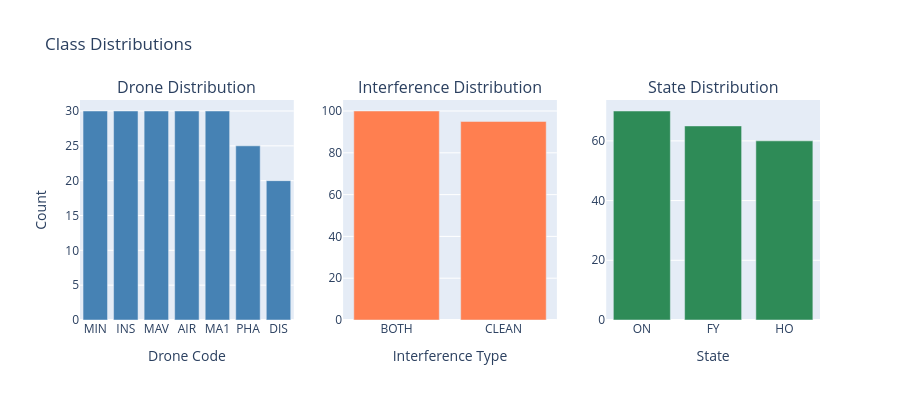

Source (notebook cell):
### Markdown cell above
### 3.1 Class Distributions

### Code cell
fig = make_subplots(
    rows=1, cols=3,
    subplot_titles=('Drone Distribution', 'Interference Distribution', 'State Distribution')
)

fig.add_trace(
    go.Bar(x=drone_counts.index, y=drone_counts.values, name='Drone', marker_color='steelblue'),
    row=1, col=1
)
fig.add_trace(
    go.Bar(x=interference_counts.index, y=interference_counts.values, name='Interference', marker_color='coral'),
    row=1, col=2
)
fig.add_trace(
    go.Bar(x=state_counts.index, y=state_counts.values, name='State', marker_color='seagreen'),
    row=1, col=3
)

fig.update_xaxes(title_text="Drone Code", row=1, col=1)
fig.update_xaxes(title_text="Interference Type", row=1, col=2)
fig.update_xaxes(title_text="State", row=1, col=3)
fig.update_yaxes(title_text="Count", row=1, col=1)

fig.update_layout(title="Class Distributions", height=400, showlegend=False)
save_figure(fig)
fig.show()

### Figure 1 — Plotly figure (JSON) as saved in the notebook; plotly's stock layout.template omitted (floating-point values rounded to 4 significant figures)
{"data": [{"marker": {"color": "steelblue"}, "name": "Drone", "type": "bar", "x": ["MIN", "INS", "MAV", "AIR", "MA1", "PHA", "DIS"], "xaxis": "x", "y": [30, 30, 30, 30, 30, 25, 20], "yaxis": "y"}, {"marker": {"color": "coral"}, "name": "Interference", "type": "bar", "x": ["BOTH", "CLEAN"], "xaxis": "x2", "y": [100, 95], "yaxis": "y2"}, {"marker": {"color": "seagreen"}, "name": "State", "type": "bar", "x": ["ON", "FY", "HO"], "xaxis": "x3", "y": [70, 65, 60], "yaxis": "y3"}], "layout": {"annotations": [{"font": {"size": 16}, "showarrow": false, "text": "Drone Distribution", "x": 0.1444, "xanchor": "center", "xref": "paper", "y": 1, "yanchor": "bottom", "yref": "paper"}, {"font": {"size": 16}, "showarrow": false, "text": "Interference Distribution", "x": 0.5, "xanchor": "center", "xref": "paper", "y": 1, "yanchor": "bottom", "yref": "paper"}, {"font": {"size": 16}, "showarrow": false, "text": "State Distribution", "x": 0.8556, "xanchor": "center", "xref": "paper", "y": 1, "yanchor": "bottom", "yref": "paper"}], "height": 400, "showlegend": false, "title": {"text": "Class Distributions"}, "xaxis": {"anchor": "y", "domain": [0, 0.2889], "title": {"text": "Drone Code"}}, "xaxis2": {"anchor": "y2", "domain": [0.3556, 0.6444], "title": {"text": "Interference Type"}}, "xaxis3": {"anchor": "y3", "domain": [0.7111, 1], "title": {"text": "State"}}, "yaxis": {"anchor": "x", "domain": [0, 1], "title": {"text": "Count"}}, "yaxis2": {"anchor": "x2", "domain": [0, 1]}, "yaxis3": {"anchor": "x3", "domain": [0, 1]}}}
